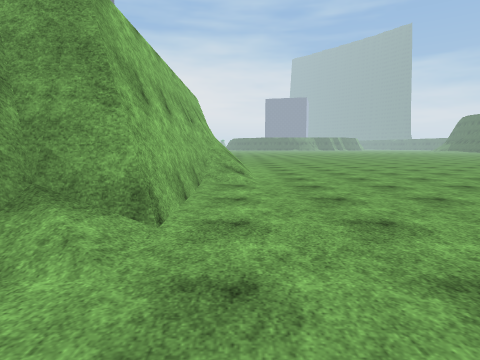
View 1 (above)

19 first-person views from a walk through a Unity game level. The camera is 1.3 m above the floor, tilts 6° down and sees 75° across. The floor is counted in squares, 2 m on a side. Each view is taken from the middle of a square. On the plan, view 1 faces up. The plan holds only what a view shows up to about 10 squares ahead; the rest is blank. The place goes on beyond the plan. Surface patterns are stand-ins for the level's own textures.

View 2
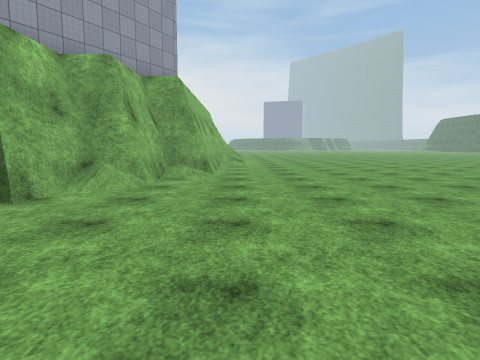

View 3
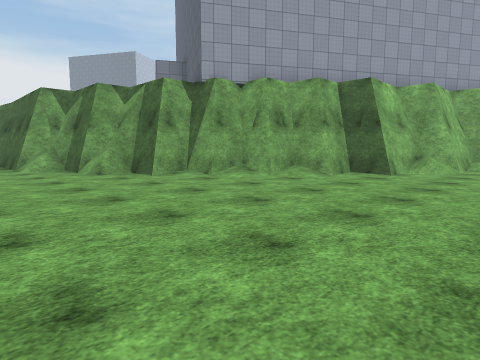

View 4
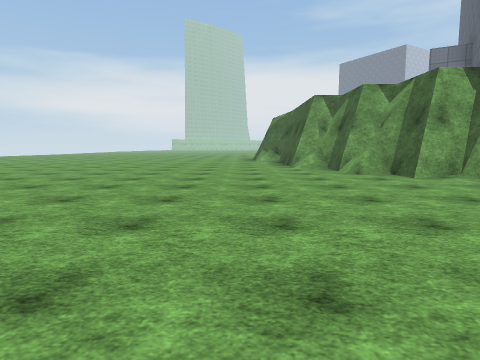

View 5
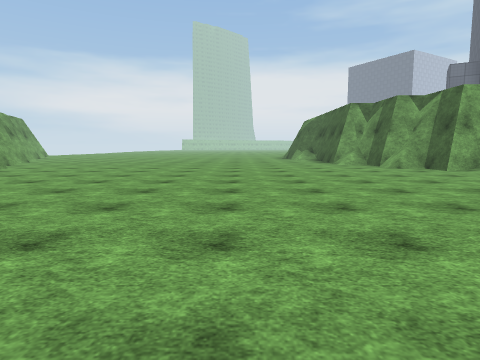

View 6
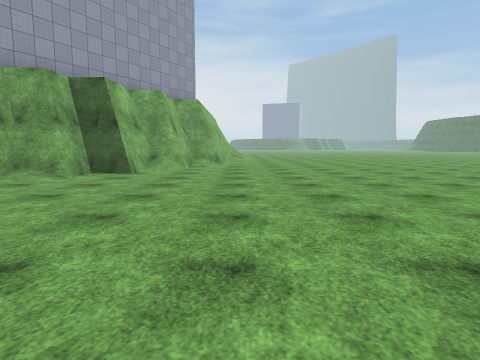

View 7
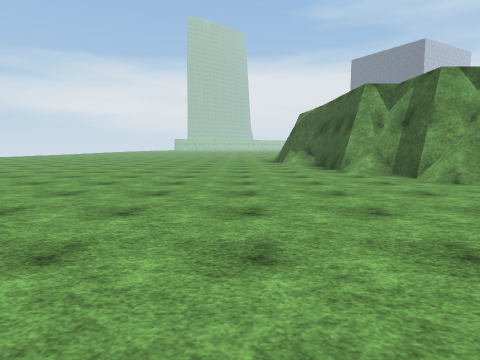

View 8
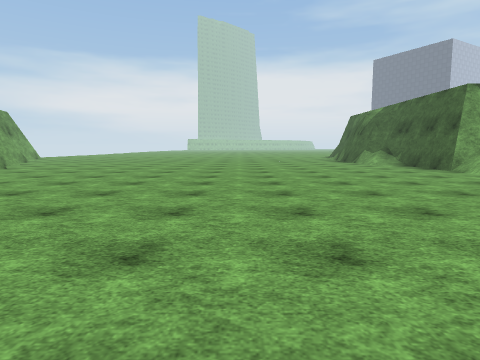

View 9
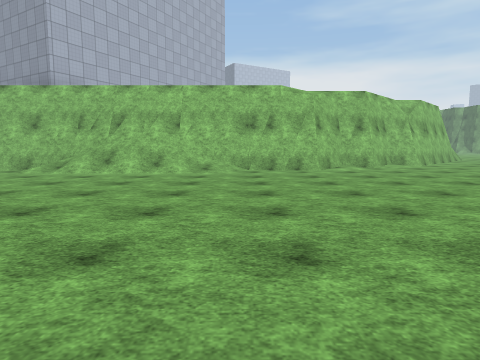

View 10
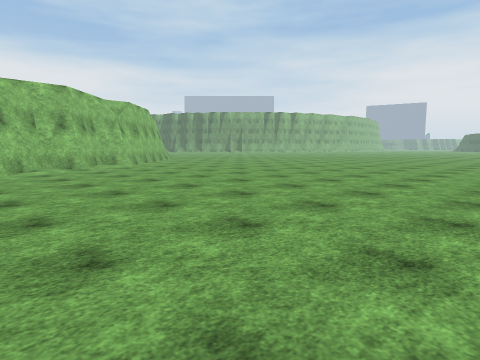

View 11
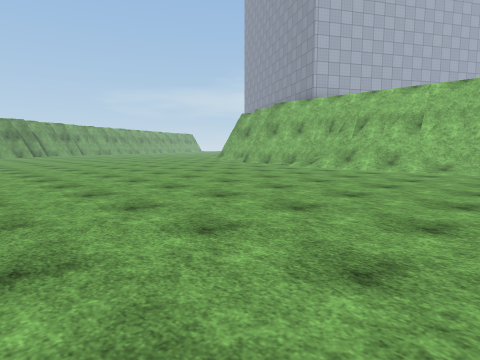

View 12
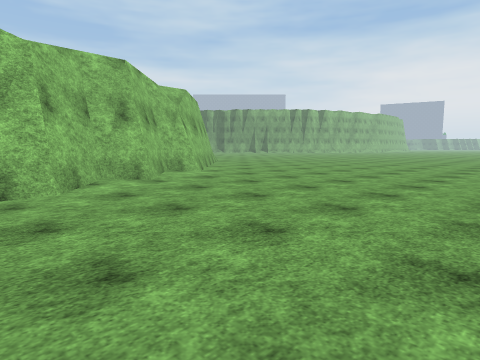

View 13
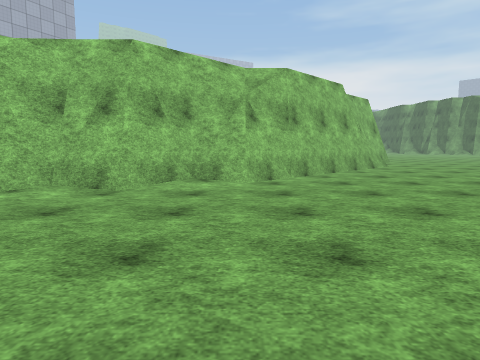

View 14
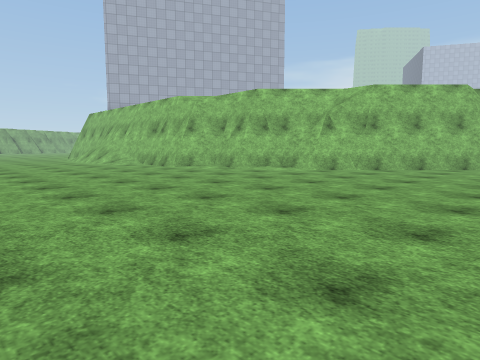

View 15
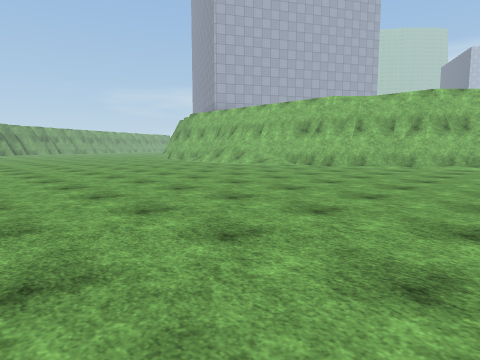

View 16
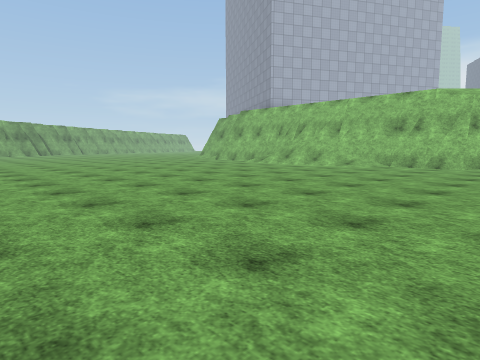

View 17
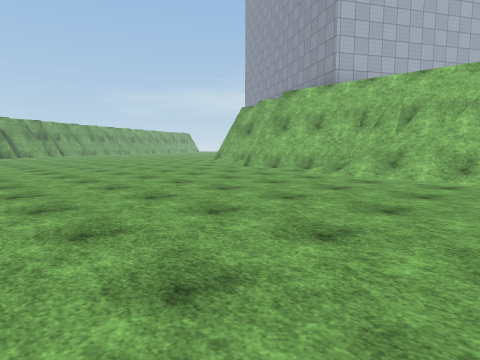

View 18
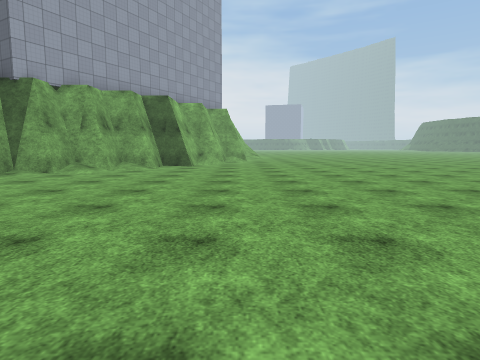

View 19
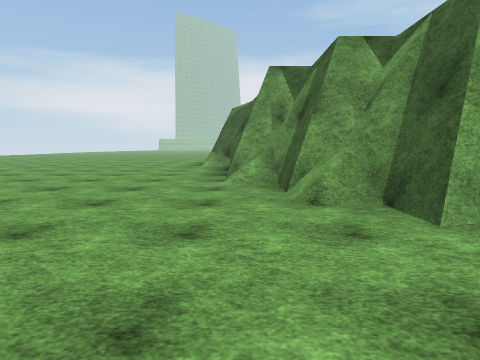

### Floor plan
Key: @ floor where view 1 was taken; # wall or solid block; . floor; / step, stairs or slope.
Columns run from 12 left of view 1 to 10 right of it. Each row starts with its distance up from view 1.
 22      .....  ........
 21      #..............
 20      ##.............
 19       ##............
 18        ##.............
 17         ##............
 16          #............
 15          ##............
 14           #............
 13           ##...........
 12            #...........
 11            #...........
 10            #/.........
  9            #/.........
  8            #/.........
  7            #/.........
  6            #/.........
  5            #..........
  4            #.........
  3           ##.........
  2           #/.........
  1          ##.........
  0          #/.@.......
 -1         ##.........
 -2        ##..........
 -3       ##/..........
 -4      ##/..........
 -5    ###............
 -6  ###/............
 -7 ##/.............
 -8 ...............
 -9 ...............
-10 ..............
-11 ...............
-12 ..............
-13 .............
-14 ............
-15 ..........
-16 .........
-17 .......
-18 .....#
-19 ...
-20 .#

Positions as (right, up) in squares from view 1, and headings:
1: (0, 0), facing up
2: (0, -5), facing up
3: (0, -9), facing up-left
4: (0, -9), facing left
5: (2, -11), facing left
6: (0, -9), facing up
7: (-2, -10), facing left
8: (-2, -13), facing left
9: (8, 11), facing left
10: (8, 12), facing up-left
11: (9, 12), facing down-left
12: (4, 12), facing up-left
13: (3, 17), facing left
14: (5, 22), facing down-left
15: (9, 18), facing down-left
16: (10, 15), facing down-left
17: (7, 10), facing down-left
18: (-1, -12), facing up
19: (-4, -7), facing left
